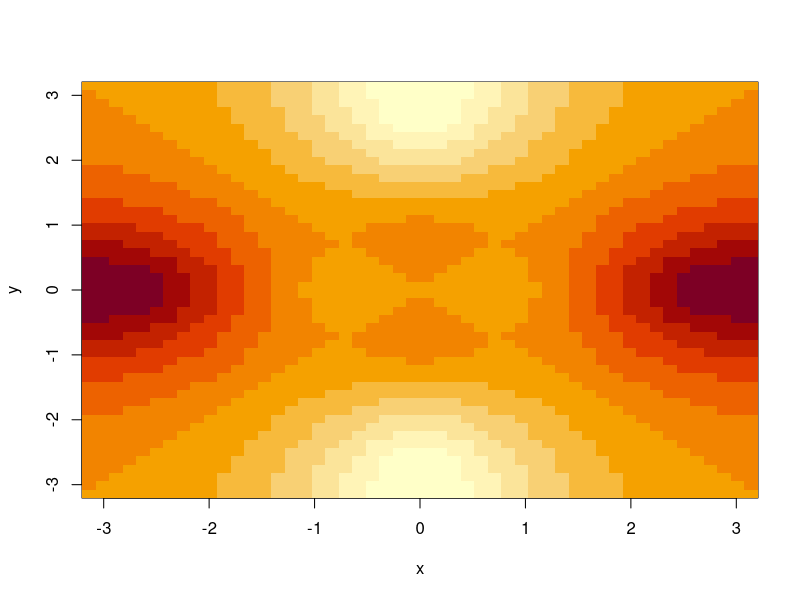
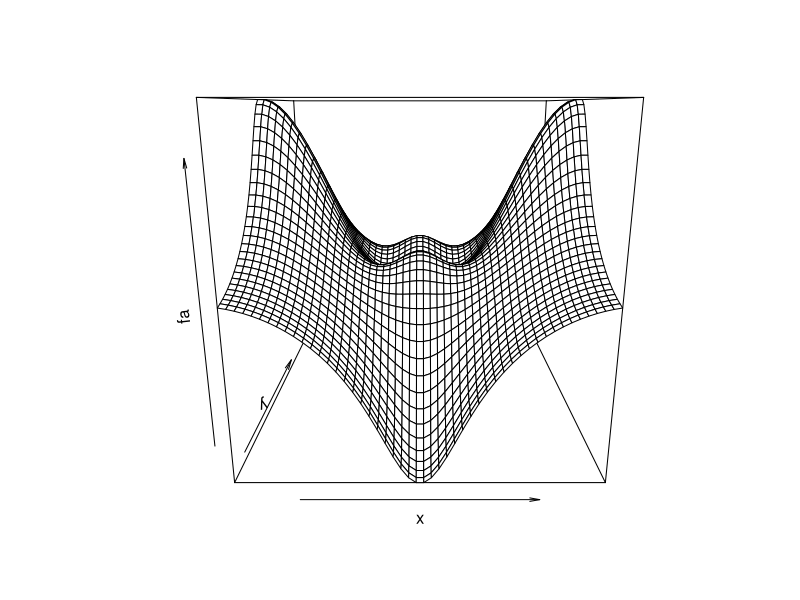
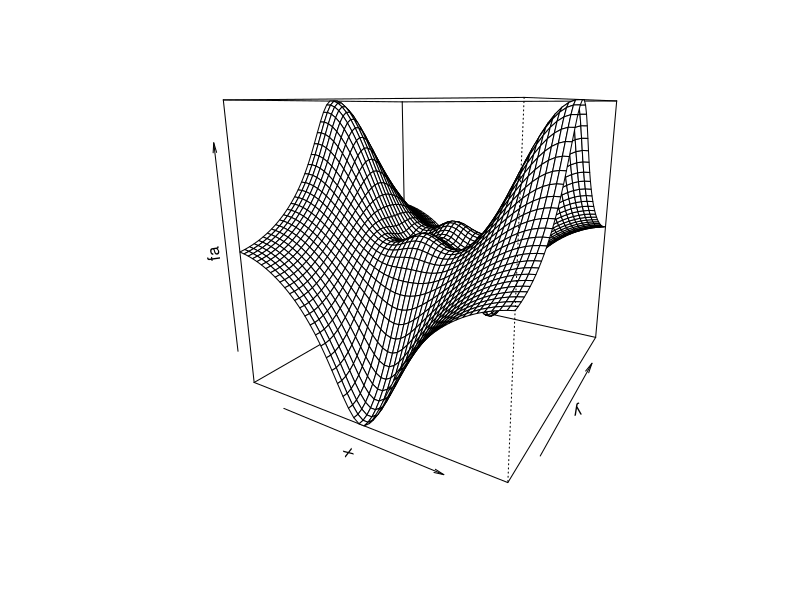
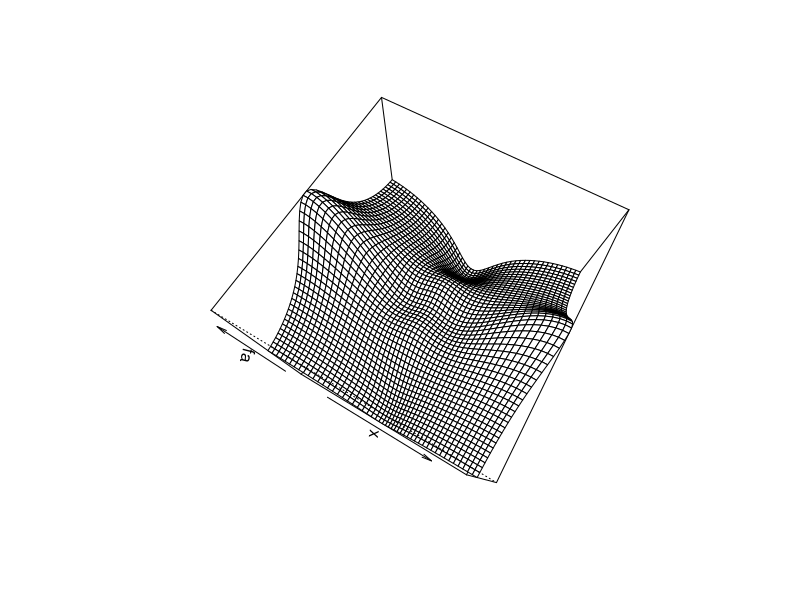

Write the R code that produced these figures, in order.
## ---- chunk 1
x=seq(-pi,pi,length=50)
y=x
f=outer(x,y,function(x,y) cos(y)/(1+x^2))
fa=(f-t(f))/2
## ---- chunk 2
image(x,y,fa)
## ---- chunk 3
persp(x,y,fa)
## ---- chunk 4
persp(x,y,fa,theta=30)
## ---- chunk 5
persp(x,y,fa,theta=30,phi=70)
